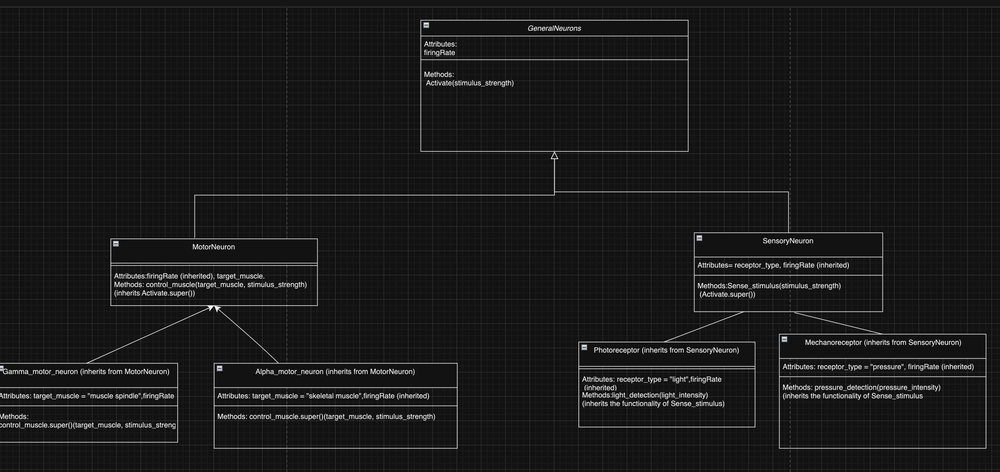
#> input picture image.png, 1000 x 472 px, shrunk from 2468 x 1166 before the run
$ jupyter execute --allow-errors miniproject1.ipynb
#> lines starting #> are read from the running program, lines starting #| are printed output that depends on the picture
[cell 1]
import numpy as np
import pandas as pd
import matplotlib.pyplot as plt

[cell 2]
class GeneralNeurons:
    def __init__(self,firingRate):
        self.firingRate= firingRate

    def Activate (self, stimulus_strength):
        activation_power= stimulus_strength*self.firingRate
        return activation_power


class SensoryNeuron (GeneralNeurons):
    # [7 lines left out: function __init__, not called in this run]

class Motor_neuron (GeneralNeurons):
    def __init__(self, firingRate, target_muscle):
        super().__init__(firingRate)
        self.target_muscle=target_muscle

    def control_muscle(self,target_muscle,stimulus_strength):
        target_muscle_activation=super().Activate(stimulus_strength)
        return "the muscle f{target_muscle} fires:"+target_muscle_activation

class Photoreceptor (SensoryNeuron):
        def __init__(self, firingRate, receptor_type):
            super().__init__(firingRate, receptor_type="light")

        def light_detection(self,light_intensity):
            firing_Rate=super.Activation(light_intensity)
            return firing_Rate

class Mechanoreceptor (SensoryNeuron):
        def __init__(self, firingRate, receptor_type):
            super().__init__(firingRate, receptor_type="pressure")

        def light_detection(self,pressure_intensity):
            firing_Rate=super.Activation(pressure_intensity)
            return firing_Rate

class Alpha_motor_neuron(Motor_neuron):
    def __init__(self, firingRate, target_muscle):
          super().__init__(firingRate, target_muscle+"skeletal muscle")

    def control_muscle(self,target_muscle,stimulus_strength):
        target_muscle_activation=super().Activate(stimulus_strength)
        return f"the muscle {self.target_muscle} fires:"+target_muscle_activation

class Gamma_motor_neuron(Motor_neuron):
    def __init__(self, firingRate, target_muscle):
          super().__init__(firingRate, target_muscle+"muscle spindle")

    def control_muscle(self,target_muscle,stimulus_strength):
        target_muscle_activation=super().Activate(stimulus_strength)
        return f"the muscle {self.target_muscle} fires:"+target_muscle_activation

(https://viewer.diagrams.net/?tags=%7B%7D&lightbox=1&highlight=0000ff&edit=_blank&layers=1&nav=1&title=miniproject1.drawio#R%3Cmxfile%3E%3Cdiagram%20id%3D%22C5RBs43oDa-KdzZeNtuy%22%20name%3D%22Page-1%22%3E7Zxbc9o4FMc%2FDTPpQxhfuTwCuXS7STdpumn3KaPYArsRFrVFCP30K9kyyJawDdhJG2g7U3SQZVvnL%2Bl3jpS0zNH05TIEM%2B8auxC1DM19aZlnLcMwLLtP%2F2OWZWLp9bTEMAl9NzHpa8Od%2FwtyY1pt7rswylQkGCPiz7JGBwcBdEjGBsIQL7LVxhhl7zoDEygZ7hyAZOs33yUefwuju7Z%2FhP7ES%2B%2Bsd%2FgLT0Famb9J5AEXLwSTed4yRyHGJPk0fRlBxDov7Zdvfy2%2FoaunzuWn2%2Bgn%2BHf499fP96dJYxfbXLJ6hRAGZOemfz2NLz7eWz%2B%2Bz24ubhfa5eDx0ym%2FRHsGaM776xIGMAToM5yHOIj4m5Nl2p3Rwp8iENDScIwDcse%2FoZ0xBMifBPSzQ58ShtTwDEPiU08M%2BBcEz6jV8XzkXoElnrN3iQhwntLS0MOh%2F4s2CxD9SqcG%2BnVIuKiMTqbGHbuSmjVqDWFE69ykHaSvTFcgIryOgxECs8h%2FjB%2BYVZmCcOIHQ0wInqYN4XngQpeXVh6PCyTETysNsesruoW7j%2FUGfBFEyd10CfEUknBJq6SDLlUcH3JpcbHWr2Vxmydo19A7fNzwMTNZNb262xc6xkAwoX2wvp2ZvZ1uyffTO6r75W4HEPV7AAgcsl6MRDXSD8Kbrk2xRrfQqynpdUBI6D%2FOCZtjBi32SKbO3DX2Qz%2BYfKFPI2mYuoEIekVwTDaqNZoBh7ZzFdc5s9aWL7wfmAnTa8coVornuy4MYiURQEAiNvY8M%2BwHJO4oe0j%2F0e4caW27ZdMHGtGyvi7Tf6x6SEZ0AJIQ%2BLG6IFXyAjI1F4nUI1PEP8rqLJwBytW5zHq9VI29zWLMyGJbDViSBiQPIz%2BeoXhv6MrRW%2BL%2BKXUkay7191cmh7NTXdKEKWvCVPgfgUeIbnDkEx%2Bz9sOkbk4XZa5vyqm2VdGpRkNOtSWnXkPiYTc3qlsjozXQBg7xn%2BnIPomIP52jefRAOwsGE%2BJ9SCqIV7y30d%2BUBLoVx7WuWw1pQDfKRzYM3AGjQlp6RJgBwJCaOCHEDqfFCx%2Bls2DJEp6dSp15%2BLwqQJdyJL8xRI94cb42DGMD%2FSKVDTO9%2BOQ7u7ZtaR1e%2Fo9NGVpb0w1uOHtJW2eFpVC4gaFPu5GB04bpuwguIjwPHd5Ft%2BganC%2FOO1fXXx%2Fvvv9zPvmEPp%2BmOE55agIr6Ia9faFqVHAQQgToyMySdwGM3LBRIYCIlgUR0%2B63%2B%2BKfbIPJO%2FM2RPAtadbQzGxDSZ9IDdXFLLoMLXcwiHC4TCC7KmNrr8DYlnYgjN3p5rTWlaHX1FXTX0rL20G2aeXu11NAdvf3gGxdJiyRss%2Fike7AGcHhA1nOIFvDaGQuALd24gcendAIdD8c6gK8GvaVV2BF3KWUYF4S9S3AMoUd0Xpvt3ZksFK6tYZ4Sbn09wvQmi1E8CHFaBVP59n7JIXvdjSfwfDkw3GAV0dsOcpSKsFubIB3%2FmTC3h2JC%2F33WyOxnseUHLtWhWAz15DRzT1LfRBcGH%2BIsxCmAHFE4DdD4FOjX86kpjoFsBMDV7rhG0CwWrAVkhEHxELFg3ovxFUprCkWUsTimQ2EzUHMKMGfZJp8mM4jB8G2QEdiupJtZlIhIF7tJHNREi0VklZ6YypsTcatA8xw1qW%2BXjX1dWrIcqsfubcVfzkIRJHvpAuUbBZmnuySEi%2BaHNmM3ALXyxBdT6QyPZPHtIUsZvqNOoG5O5lVTlYqK5o7oJmtAu56aM3MJZVsW2trwp%2BcrKqym221bWv9N0XANLy0c4vxBpKj6gFLoRofsBtfxrazt7Eyxwvoh6TBehfdvjwchCAhwPF6m5FrVvd0VvHwBAcAXeF4JWVVfkBCllzuYE5wduCs9d4VBa8VCn678bXd8CgV854qPTWNttq3WyuzQlMNxxWGHFfceCyw4AlKYRlnq%2Bk4pAxuaJn8u5zAOEYfzUcfVk%2BaK6XFeRUvZIKPvML%2B6AS8WtTH2KOU%2Fow6Yg%2BlwJqKPdKZevPhpfy2ihbXYqz%2Fc85OGQ5R%2FJSrImVqMWDJZ2oPag%2BmLpHIIYJSJHXswagfWY5Q16Fl7P8HFxI6v9ExdpKUae%2FQ9cwny00xJPGYmMbzIL6KOp2wN8ZjvhKuNwCOQtknl68USqcxoVQ4ByfEkpydm4gYt0OE0ujPqBr99Svy8usEf53cMVq7vyNUSw11mgnwOoaawBqN8AzFFnO8Wl1DxwPBkdt%2Fd27v5TaSbLMrTYTqTYNeAVi9E26Xt1e3JbwZlUY0D2EG8loHfbqmeB6pfeuhObLrli%2FYBx%2FVbe1W1ema19xRMuSUfmYrKB3QArWvTPWB%2B3Ea2OcMTmPH3As3LcRVAs088DBlecuHgJ%2BIUPGPcGTiSD9vcmZCz0Nzz5b0ZGkqPb3%2FtKVZnuDK7YRL%2BBM9QQSZxgwtrbMh2XWEIGEm2QeClGptDILMY2q7AbcqIEjp1qYgyCxKWrby52HSoywVz8Xw8y7HIb4z4Ci10Fhi0pKd9Yqb%2BNX38GnHh0vhIlZcHXVhhfVlcek19v5Lk6Mm925pcjRN09R3mmC%2FGULOVl%2BC6fQIvX8C9Ep79QroNZXQ%2B65%2BWE4tbDmhvS30rr6IZn7gVmPeg10PrcrqLcj7vS7yVvihm4NH3q3dqsr7vSryytlcAXnzZ7T3AmDxqPfBn%2FreXimqjJ9KKXX81J36kd%2FyVGtlHH5TrK2852%2B8GdZq45d7Ciq3s3toa4O%2BG5xZHxW%2FP012dfUzGGJEYq7CkDgmaWtGtyQuiUv5XyOyS2Ck7OE6nW1XdHZf7drXOc%2BRh15r10PSdu48h5k%2FGLLzEWlaXP%2F6waT6%2Bpc4muf%2FAw%3D%3D%3C%2Fdiagram%3E%3C%2Fmxfile%3E)

[cell 3]
import matplotlib.pyplot as plt
import matplotlib.image as mpimg
img=mpimg.imread("image.png")
#> img is the input picture: shape (472, 1000, 4) float32; mean R, G, B, A 0.101, 0.101, 0.101, 1
plt.figure(figsize=(15,15))
plt.imshow(img)
plt.axis("off")
plt.show()

[cell 4]
def Sin_wave(time:np.array ,frequency=5,amplitude=1):
    ### this function recives the sampling rate and for how long (from an array), the freq and amplitude and outputs the reduceds (by %20) signal

    # this is the sin func, its outputs is all the results i got from the samplling i've defined
#> called with time = array of shape (100,), frequency = 5, amplitude = 1
    signal= amplitude*np.sin(2*frequency*np.pi*time)
# creating a set of indicies the len of sampling and reduces the len by 5
    indexes_i_wanna_keep= set(np.arange(0,len(signal),5))
#the amplitudes are contants in the basic sun func, the where identifies the indecises of the amplitude and extract the relevant info from the output
    max_indexes=set( np.where(signal==amplitude)[0])
    min_indexes= set(np.where(signal==-amplitude)[0])
    # here the indcies are unioned and sorted -> creating a set of the smapled data indx
    all_indexes_i_wanna_keep= sorted(set(indexes_i_wanna_keep.union(max_indexes).union(min_indexes)))
    #filters :)
    downsampled_signal = signal[all_indexes_i_wanna_keep]
    downsampled_time = time[all_indexes_i_wanna_keep]

#creating a plot x,y
    plt.plot(downsampled_time,downsampled_signal)
    plt.xlabel("downsampled_time", fontsize=12)
    plt.ylabel("downsampled_signal ", fontsize=12)
    plt.title("  downsampled signal", fontsize=14)
    plt.show()
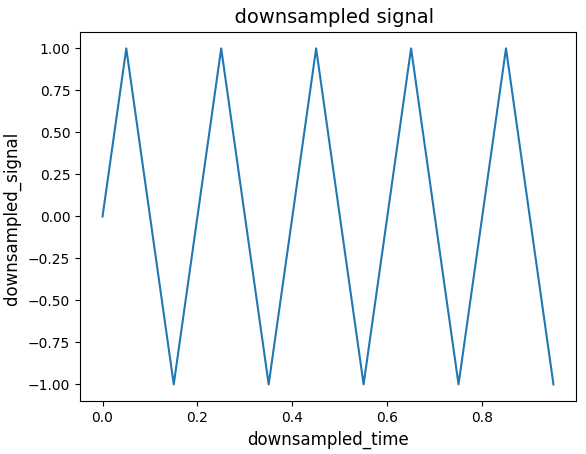
#> figure drawn by matplotlib, 1 panel; curve peaks at x = 0.05, y = 1
    plt.plot(time, signal, alpha=0.7)
    plt.xlabel("time", fontsize=12)
    plt.ylabel("signal ", fontsize=12)
    plt.title(" original signal", fontsize=14)

    plt.show()
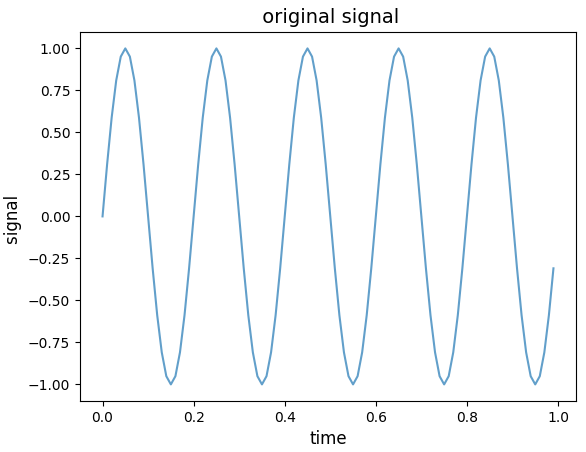
#> figure drawn by matplotlib, 1 panel; curve peaks at x = 0.05, y = 1

time= np.arange(0,1,0.01)
Sin_wave(time)
